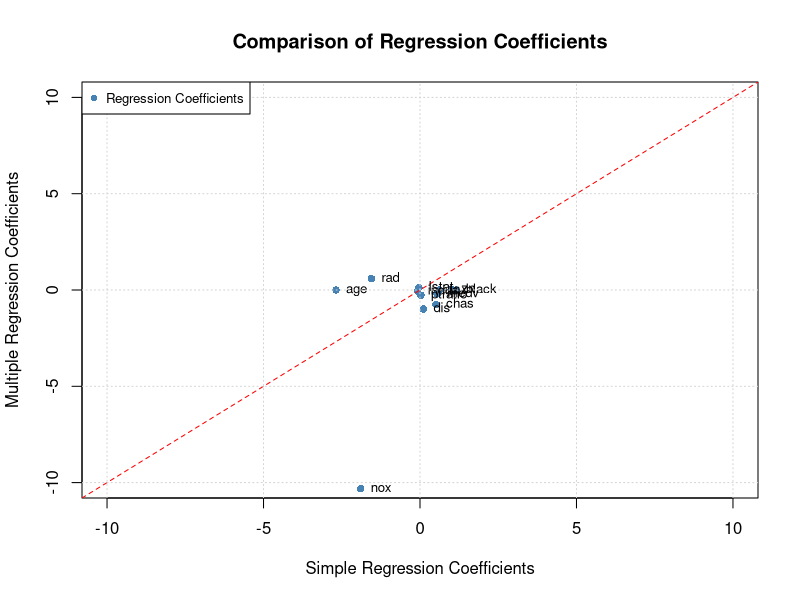

The R source for this figure:
## ---- chunk 1
knitr::opts_chunk$set(echo = TRUE)
library(MASS)
data("Boston")

## ---- chunk 2
# Create an empty vector to store the results
significant_models <- vector("logical", length = 13)

# Fit simple linear regression models for each predictor
for (i in 1:13) {
  predictor <- Boston[, i]
  model <- lm(crim ~ predictor, data = Boston)
  
  # Check if the p-value for the predictor is less than 0.05
  if (summary(model)$coefficients[2, "Pr(>|t|)"] < 0.05) {
    significant_models[i] <- TRUE
  }
}

# Print the predictors with a statistically significant association
significant_predictors <- names(Boston)[significant_models]
cat("Predictors with a statistically significant association:\n")
cat(significant_predictors, sep = ", ")
## ---- chunk 3
# Fit multiple regression model using all features
model <- lm(crim ~ ., data = Boston)

# Obtain the p-values for each feature
p_values <- summary(model)$coefficients[, "Pr(>|t|)"]

# Identify features with significant associations (rejecting the null hypothesis)
significant_features <- names(Boston)[p_values < 0.05]

# Print the features with significant associations
cat("Features with a significant association (rejecting the null hypothesis):\n")
cat(significant_features, sep = ", ")
## ---- chunk 4
# Fit simple linear regression models for each predictor
simple_reg_coeffs <- vector("numeric", length = 13)
for (i in 1:13) {
  predictor <- Boston[, i]
  model <- lm(crim ~ predictor, data = Boston)
  simple_reg_coeffs[i] <- coef(model)[2]  # Store the regression coefficient
}

# Fit multiple regression model using all features
multiple_reg_coeffs <- coef(lm(crim ~ ., data = Boston))

# Create a scatterplot
plot(simple_reg_coeffs, multiple_reg_coeffs[-1], 
     xlab = "Simple Regression Coefficients", ylab = "Multiple Regression Coefficients",
     main = "Comparison of Regression Coefficients",
     xlim = c(-10, 10), ylim = c(-10, 10),
     col = "steelblue", pch = 16)

# Add a line of equality
abline(a = 0, b = 1, col = "red", lty = 2)

# Add labels for each predictor with an offset
text(simple_reg_coeffs, multiple_reg_coeffs[-1], labels = names(Boston)[-1], pos = 4, cex = 0.8, offset = 0.5)

# Add gridlines
grid()

# Add legend
legend("topleft", legend = "Regression Coefficients", col = "steelblue", pch = 16, cex = 0.8)

## ---- chunk 5
# Select variables of interest
variables_of_interest <- c("zn", "dis", "rad", "black", "medv")

# Create an empty vector to store the p-values for the cubic model
p_values_cubic <- vector("numeric", length = length(variables_of_interest))

# Fit cubic models for each variable
for (i in 1:length(variables_of_interest)) {
  predictor <- Boston[, variables_of_interest[i]]
  
  # Fit the cubic model
  cubic_model <- lm(crim ~ predictor + I(predictor^2) + I(predictor^3), data = Boston)
  
  # Extract the p-value for the cubic term
  p_value <- summary(cubic_model)$coefficients[4, "Pr(>|t|)"]
  
  # Store the p-value
  p_values_cubic[i] <- p_value
  
  # Print the p-value for the cubic term
  cat("Variable:", variables_of_interest[i], "\t p-value for cubic term:", p_value, "\n")
}

# Identify variables with a significant cubic relationship
significant_cubic_predictors <- variables_of_interest[p_values_cubic < 0.05]

# Print the variables with a significant cubic relationship
cat("\nVariables with a significant cubic relationship:\n")
cat(significant_cubic_predictors, sep = ", ")
